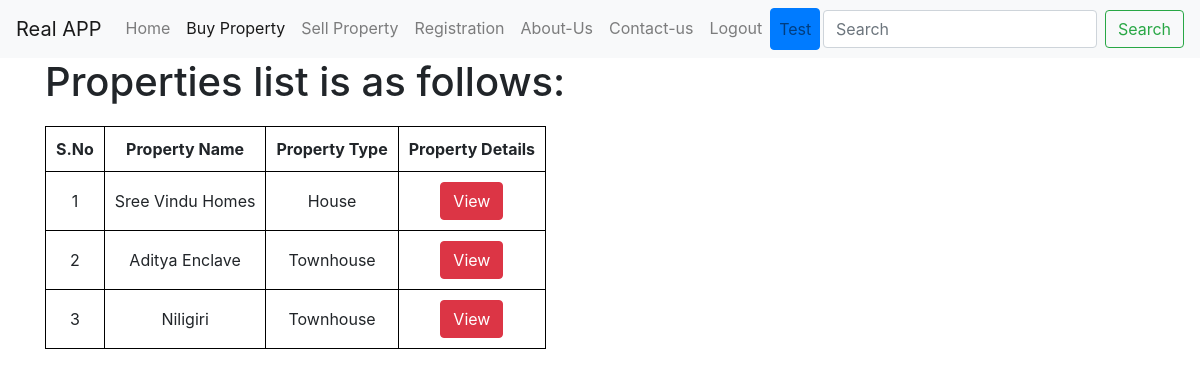
Page /property/buy (signed in) on the committed database.
### property/models.py (models this page shows, shortened)
class PropertyTable(models.Model):
    propery_type_choices = (
        ('House', 'House'),
        ('unit/flat', 'Flat'),
        ('Townhouse', 'Villa'),
    )
    property_name = models.CharField(max_length=30)
    property_address = models.CharField(max_length=60)
    property_age = models.IntegerField(default=0)
    property_type = models.CharField(max_length=9,
                                    choices=propery_type_choices,
                                    default='House')
    property_pincode = models.IntegerField(default = 0)
    timestamp = models.DateTimeField(auto_now_add=True, auto_now=False)
    updated = models.DateTimeField(auto_now_add=False, auto_now=True)
    tax_document = models.FileField(upload_to=upload_property_files,blank=True, null=True)
    image = models.ImageField(upload_to=upload_property_images,blank=True, null=True)
    registration_doc = models.FileField(upload_to=upload_property_reg,blank=True, null=True)
    sale_deed_image = models.ImageField(upload_to = upload_property_sale,blank=True, null=True)

### property/views.py (the view)
def list_view(request):
    template_name = 'property/list.html'
    context_data = {}
    property_all = PropertyTable.objects.all()
    context_data['property'] = property_all
    return render(request,template_name,context_data)

### templates/property/list.html (shortened to what this page needs)
{% extends 'snippets/base.html' %}
{% block list %}
    {% include 'snippets/nav.html' %}
    <div class="container">
        <h1>Properties list is as follows: </h1>
        {% if property  %}
        <table style="border:black 1px solid">
            <tr style="border:black 1px solid">
                <th>S.No</th>
                <th>Property Name</th>
                <th>Property Type</th>
                <th>Property Details</th>
            </tr>
            {% for obj in property %}
            <tr>
                <td>{{forloop.counter}}</td>
                <td>{{ obj.property_name }}</td>
                <td>{{ obj.property_type }}</td>
                <td><a href="#" class="btn btn-small btn-danger">View</a></td>
            </tr>
            {% endfor %}
        </table>
        {% else %}
        <p>No properties available</p>
        {% endif %}
    </div>
{% endblock %}

### templates/snippets/base.html (style rules this page uses)
tr, table, th, td { border: 1px black solid; padding: 10px; text-align: center; }
table { margin-top: 20px; }

### rows in the picture
PropertyTable: property_name "Sree Vindu Homes", property_type "House"
PropertyTable: property_name "Aditya Enclave", property_type "Townhouse"
PropertyTable: property_name "Niligiri", property_type "Townhouse"
